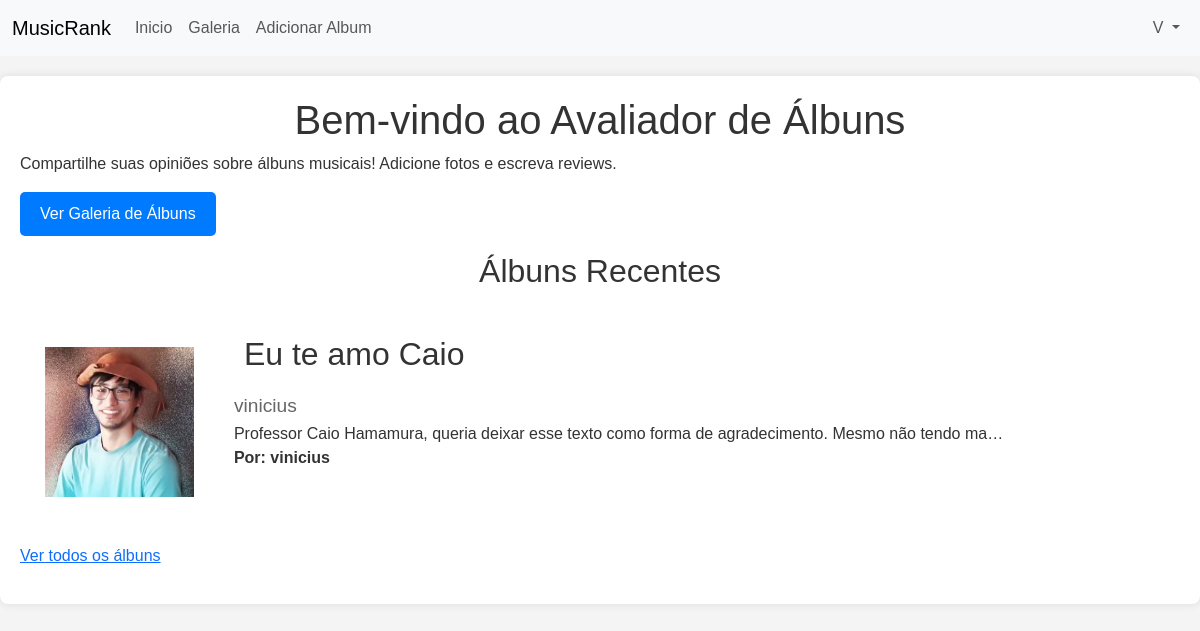
/ (signed in), run on the app's committed database.
### MusicRank/models.py (models this page shows, shortened)
class Album(models.Model):
    title = models.CharField(max_length=100)
    artist = models.CharField(max_length=100)
    image = models.ImageField(upload_to="albums/", blank=True, null=True)
    review = models.TextField()
    user = models.ForeignKey(User, on_delete=models.CASCADE)

### MusicRank/views.py (the view)
# urls.py: path('', views.inicio, name='inicio'),
def inicio(req):
    if not req.user.is_authenticated:
        return render(req, 'landing.html')
    albums = models.Album.objects.all()
    return render(req, 'inicio.html', {'albums': albums})

### MusicRank/templates/inicio.html (shortened to what this page needs)
{% extends "mestre.html" %}
{% block conteudo %}
<h1>Bem-vindo ao Avaliador de Álbuns</h1>
<p>Compartilhe suas opiniões sobre álbuns musicais! Adicione fotos e escreva reviews.</p>
<p><a href="{% url 'albums' %}" style="display: inline-block; padding: 10px 20px; background-color: #007bff; color: white; text-decoration: none; border-radius: 5px;">Ver Galeria de Álbuns</a></p>
{% if albums %}
    <h2>Álbuns Recentes</h2>
    {% for album in albums|slice:":3" %}
        <div class="album">
            {% if album.image %}
                <a href="{% url 'album_detail' album.id %}"><img src="{{ album.image.url }}" alt="{{ album.title }}"></a>
            {% endif %}
            <div>
                <a href="{% url 'album_detail' album.id %}"><h2>{{ album.title }}</h2></a>
                <h3>{{ album.artist }}</h3>
                <p>{{ album.review|truncatechars:100 }}</p>
                <p><strong>Por: {{ album.user.username }}</strong></p>
                {% if user.is_authenticated and album.user == user %}
                    <a href="{% url 'editar_album' album.id %}">Editar</a>
                    <a href="{% url 'deletar_album' album.id %}">Deletar</a>
                {% endif %}
            </div>
        </div>
    {% endfor %}
    <p><a href="{% url 'albums' %}">Ver todos os álbuns</a></p>
{% endif %}
{% endblock conteudo %}

### MusicRank/templates/mestre.html (shortened to what this page needs)
<!DOCTYPE html>
<html lang="en">
<head>
    <link href="https://cdn.jsdelivr.net/npm/bootstrap@5.3.8/dist/css/bootstrap.min.css" rel="stylesheet">
    {% load static %}
    <link rel="stylesheet" href="{% static 'estilo.css' %}">
</head>
<body>
    {% if user.is_authenticated %}
        <header>
            {% include "cabecalho.html" %}
        </header>
    {% endif %}
    <main>
        {% block conteudo %}{% endblock conteudo %}
    </main>
</body>
</html>

### MusicRank/templates/cabecalho.html (shortened to what this page needs)
<nav class="navbar navbar-expand-lg navbar-light bg-light">
    <div class="container-fluid">
        <a class="navbar-brand" href="{% url 'inicio' %}">MusicRank</a>
        <div class="collapse navbar-collapse" id="navbarNav">
            <ul class="navbar-nav me-auto">
                <li class="nav-item">
                    <a class="nav-link" href="{% url 'inicio' %}">Inicio</a>
                </li>
                <li class="nav-item">
                    <a class="nav-link" href="{% url 'albums' %}">Galeria</a>
                </li>
                {% if user.is_authenticated %}
                    <li class="nav-item">
                        <a class="nav-link" href="{% url 'postar' %}">Adicionar Album</a>
                    </li>
                {% endif %}
            </ul>
            <ul class="navbar-nav">
                {% if user.is_authenticated %}
                    <li class="nav-item dropdown">
                        <a class="nav-link dropdown-toggle" href="#" id="navbarDropdown" role="button" data-bs-toggle="dropdown" aria-expanded="false">
                            {% load static %}
                            {% if user.userprofile.avatar %}
                                <img src="{{ user.userprofile.avatar.url }}" alt="Avatar" class="rounded-circle" style="width: 30px; height: 30px;">
                            {% else %}
                                {{ user.username|first|upper }}
                            {% endif %}
                        </a>
                    </li>
                {% endif %}
            </ul>
        </div>
    </div>
</nav>

### MusicRank/static/estilo.css (style rules this page uses)
body { font-family: Arial, sans-serif; margin: 0; padding: 0; background-color: #f4f4f4; color: #333; }
main { max-width: 1200px; margin: 20px auto; padding: 20px; background-color: white; border-radius: 8px; box-shadow: 0 0 10px rgba(0,0,0,0.1); }
h1, h2 { text-align: center; color: #333; }
h3 { color: #666; font-size: 1.2em; margin: 5px 0; }
.album { padding: 15px; margin: 15px 0; display: flex; align-items: center; gap: 20px; }
.album img { max-width: 150px; max-height: 150px; }
.album div { flex: 1; }
.album h2 { margin: 0 0 10px 0; text-align: left; }
.album p { margin: 0; text-align: justify; }
.album a { display: inline-block; margin-top: 10px; padding: 5px 10px; background-color: #ffffff; color: white; text-decoration: none; border-radius: 5px; margin-right: 10px; }

### data on the page
Album: image (picture), title "Eu te amo Caio", artist "vinicius", review "Professor Caio Hamamura, queria deixar esse texto como forma de agradecimento. Mesmo não tendo ma…", user.username "vinicius"

### other printed values
{{ user.username|first|upper }} "V"
